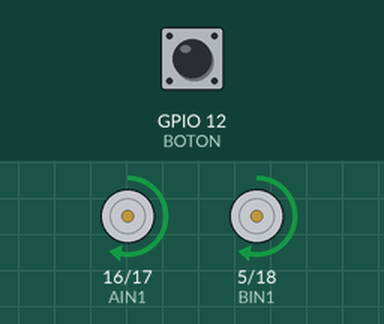
Bench run of a sketch on a simulated ESP32. Shown: motor-driver pin pairs drawn as motors (green arrow = first pin HIGH = forward, orange = second pin HIGH = backward, longer = more drive, scaled by the enable pin). The inputs (shaded band) are chosen by the test bench; at power-on: GPIO 12 (BOTON) HIGH.

Above: at 0.5 s.
At 1.5 s:
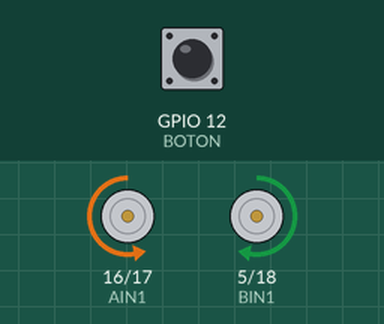
At 2.5 s:
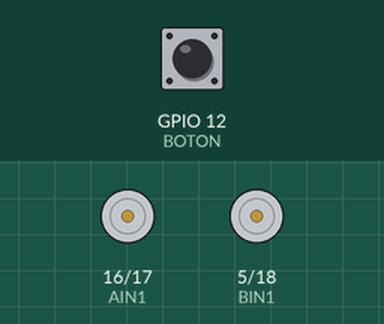
At 3.5 s:
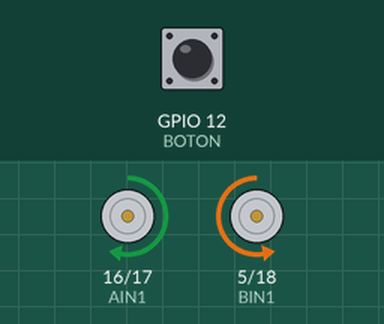
Timing chart, 0 to 5.2 s (numbered marks = the images above):
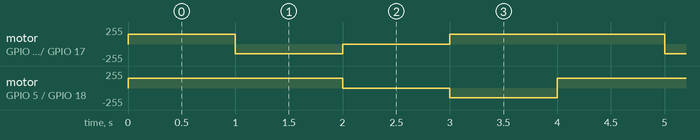

Measured:
- by itself, motor on GPIO 16 (AIN1) / GPIO 17 (AIN2): repeats every 4.0 s: backward 149/255 1.0 s, stopped 1.0 s, forward 149/255 2.0 s
- by itself, motor on GPIO 5 (BIN1) / GPIO 18 (BIN2): repeats every 4.0 s: stopped 1.0 s, backward 149/255 1.0 s, forward 149/255 2.0 s

The sketch:

MovimientoDynamis.ino
```cpp
//Se incluyen los pines
#include "Pines.h"

//Se define la frecuencia y resolución
//Se puede jugar con la frecuencie entre 5000 y 8000, no vale la pena tocar la resolución
const int freq = 5000;
const int resolution = 8;


void setup() {
  // Se inicializa los motores
  inicializarMotores();
  //Se espera a que se presione el botón para empezar
  while (digitalRead(BOTON) == 0) {
  }
}

void loop() {
  //Una serie de movimientos para probar las diferentes capacidades de la funcion
  Motor(150,150);
  delay(1000);
  Motor(-150,150);
  delay(1000);
  Motor(0,0);
  delay(1000);
  Motor(150,-150);
  delay(1000);
}
```

Motores.ino
```cpp
#include "Pines.h"

void inicializarMotores(){
  pinMode(BIN2  , OUTPUT);
  pinMode(BIN1  , OUTPUT);
  ledcSetup(0, freq, resolution);
  ledcAttachPin(PWMB, 0);
  pinMode(AIN1  , OUTPUT);
  pinMode(AIN2  , OUTPUT);
  ledcSetup(1, freq, resolution);
  ledcAttachPin(PWMA, 1);
}

void Motorde(int value) {
  if ( value >= 0 ) {
    digitalWrite(BIN1, HIGH);
    digitalWrite(BIN2, LOW);
  } else {
    digitalWrite(BIN1, LOW);
    digitalWrite(BIN2, HIGH);
    value *= -1;
  }
  ledcWrite(0, value);
}
// Función accionamiento motor derecho
void Motoriz(int value) {
  if ( value >= 0 ) {
    digitalWrite(AIN1, HIGH);
    digitalWrite(AIN2, LOW);
  } else {
    digitalWrite(AIN1, LOW);
    digitalWrite(AIN2, HIGH);
    value *= -1;
  }
  ledcWrite(1, value);
}

//Accionamiento de motores
void Motor(int left, int righ) {
  Motoriz(left);
  Motorde(righ);
}
```

Pines.h
```cpp
#define AIN1 16
#define AIN2 17
#define PWMA 4

#define BIN1 5
#define BIN2 18
#define PWMB 19

#define BOTON 12
```
